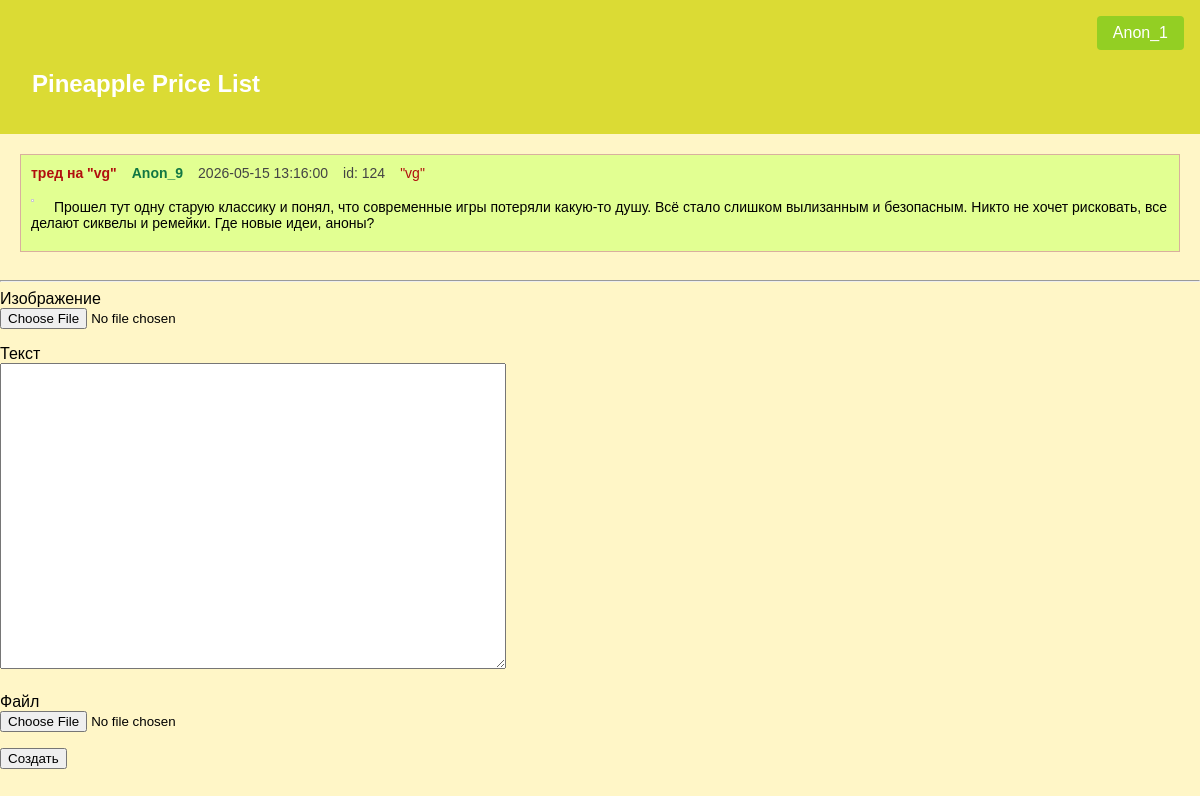
Screenshot of /post/124/reply (signed in) with the database file from the repository.
### data/users.py (models this page shows, shortened)
class User(SqlAlchemyBase, UserMixin):
    __tablename__ = 'users'
    name = sqlalchemy.Column(sqlalchemy.String, nullable=False, primary_key=True, unique=True)
    description = sqlalchemy.Column(sqlalchemy.String, nullable=True)
    picture = sqlalchemy.Column(sqlalchemy.BLOB, nullable=True)
    hashed_password = sqlalchemy.Column(sqlalchemy.String, nullable=False)

### data/posts.py (models this page shows)
class Post(SqlAlchemyBase):
    __tablename__ = 'posts'
    id = sqlalchemy.Column(sqlalchemy.Integer, primary_key=True, autoincrement=True, unique=True, nullable=False)
    reply_to = sqlalchemy.Column(sqlalchemy.Integer, nullable=False)
    content = sqlalchemy.Column(sqlalchemy.String, nullable=False)
    image = sqlalchemy.Column(sqlalchemy.BLOB, nullable=True)
    file = sqlalchemy.Column(sqlalchemy.String, nullable=True)
    created_date = sqlalchemy.Column(sqlalchemy.Integer, default=datetime.datetime.now)
    board_on = sqlalchemy.Column(sqlalchemy.String, sqlalchemy.ForeignKey('boards.name'))
    board = orm.relationship('Board')
    created_by = sqlalchemy.Column(sqlalchemy.String, sqlalchemy.ForeignKey('users.name'))
    user = orm.relationship('User')

### main.py (the view, shortened to what this page needs)
@app.route('/post/<int:post_id>/reply', methods=['GET', 'POST'])
@login_required
def create_reply(post_id):
    post = db_sess.query(Post).filter(Post.id == post_id).first()
    d = {'id': post.id, 'reply_to': post.reply_to, 'content': post.content,
         'image': base64.b64encode(post.image).decode('utf-8') if post.image else None, 'file': post.file,
         'created_date': datetime.datetime.fromtimestamp(post.created_date / 1000.0),
         'board_on': post.board_on, 'created_by': post.created_by}
    form = ReplyForm()
    return render_template('reply.html', title='Ответ на №' + str(post.id), form=form, d=d)

### forms/replies.py
class ReplyForm(FlaskForm):
    content = TextAreaField('Текст', validators=[DataRequired()])
    image = FileField('Изображение', validators=[FileAllowed(['jpg', 'png', 'jpeg'],
                                                             'Выберите изображение')])
    file = FileField('Файл')
    submit = SubmitField('Создать')

### main.py (called while the page is built)
def format_greentext(text):
    if not text:
        return ''
    safe_text = str(escape(text))
    lines = safe_text.split('\n')
    formatted_lines = []
    for line in lines:
        if line.startswith('&gt;'):
            formatted_lines.append(f'<span class="greentext">{line}</span>')
        else:
            formatted_lines.append(line)
    return '\n'.join(formatted_lines)

@login_manager.user_loader
def load_user(name):
    return db_sess.get(User, name)

### templates/reply.html (shortened to what this page needs)
{% extends 'base.html' %}
{% block content %}
<div class="thread-start">
    <div class="post-info">
        {% if d['reply_to'] == -1 %}
        <a class="ans-src" href="/board/{{ d['board_on'] }}">
            <span class="reply-to">тред на "{{ d['board_on'] }}"</span>
        </a>
        {% else %}
        <a class="ans-src" href="/post/{{ d['reply_to'] }}">
            <span class="reply-to">ответ на <{{ d['reply_to'] }}></span>
        </a>
        {% endif %}
        <a class="usr-src" href="/user/{{ d['created_by'] }}"><span class="poster-name">{{ d['created_by'] }}</span></a>
        <span class="post-date">{{ d['created_date'] }}</span>
        <span class="post-id">id: {{ d['id'] }}</span>
        <a class="ans-src" href="/board/{{ d['board_on'] }}">"{{ d['board_on'] }}"</a>
    </div>
    <div class="post-body">
        {% if d['image'] %}
        <div class="file-container">
            <img class='post-image' alt="Картинка">
        </div>
        {% endif %}
        <blockquote class="post-message">{{ d['content'] | greentext | safe }}</blockquote>
    </div>
</div>
<hr>
<form action="" method="post" enctype="multipart/form-data">
    <div>
        {{ form.image.label }}<br>
        {{ form.image(id="photo-input") }}
        <br>
    </div>
    <p>
        {{ form.content.label }}<br>
        {{ form.content(class="form-control") }}<br>
    </p>
    <div style="margin-top: 20px;">
        {{ form.file.label }}<br>
        {{ form.file() }}
    </div>
    <p>{{ form.submit(type="submit", class="btn btn-primary") }}</p>
</form>
{% endblock %}

### templates/base.html (shortened to what this page needs)
<!DOCTYPE html>
<html lang="en">
<head>
    <link rel="stylesheet" href="{{ url_for('static', filename='css/style.css') }}">
</head>
<body>
<nav class="navbar">
    <ul>
        {% if current_user.is_authenticated %}
        <a id="username" href="/user/{{ current_user.name }}">{{ current_user.name }}</a>
        {% else %}
        <p>
            <a href="/login">Вход</a>
            <a href="/register">Регистрация</a>
        </p>
        {% endif %}
    </ul>
    <h1><a href="/">Pineapple Price List</a></h1>
</nav>
{% block content %}
{% endblock %}
</body>
</html>

### static/css/style.css (style rules this page uses)
html, body { margin: 0; padding: 0; font-family: sans-serif; }
body { background-color: #fff6c7; }
nav { background-color: #dbdb34; padding: 1rem; }
hr { color: #6ceb6c; clear: both; }
nav ul { list-style: none; margin: 0; padding: 0; display: flex; justify-content: right; gap: 20px; }
nav a { text-decoration: none; color: white; font-family: Arial, sans-serif; padding: 0.5rem 1rem; transition: background 0.3s; }
#username { background-color: #93cf23; border-radius: 4px; }
.thread-start { background-color: #e2ff92; border: 1px solid #d9af9e; padding: 10px; margin: 20px; display: inline-block; min-width: 500px; font-size: 14px; }
.post-info { margin-bottom: 8px; display: flex; gap: 15px; }
.poster-name { color: #117743; font-weight: bold; }
.reply-to { color: #b10e0e; font-weight: bold; }
.post-id, .post-date { color: #444; }
.file-container { float: left; margin-right: 20px; margin-bottom: 10px; }
.post-image { max-width: 200px; border: 1px solid #ccc; }
.post-message { margin: 0; padding: 10px 0; white-space: pre-wrap; }
.ans-src { color: #b10e0e; text-decoration: none; }
.usr-src { color: #117743; text-decoration: none; }
#content { width: 500px; height: 300px; font-size: 16px; resize: vertical; }

### rows the page displays
User: name "Anon_1"
Post: board_on "vg", created_by "Anon_9", content|greentext "Прошел тут одну старую классику и понял, что современные игры потеряли какую-то душу. Всё стало слишком вылизанным и безопасным. Никто не хочет рисковать, все делают сиквелы и ремейки. Где новые идеи, аноны?"

### other values shown
{{ d['created_date'] }} "2026-05-15 13:16:00"
{{ d['id'] }} "124"
